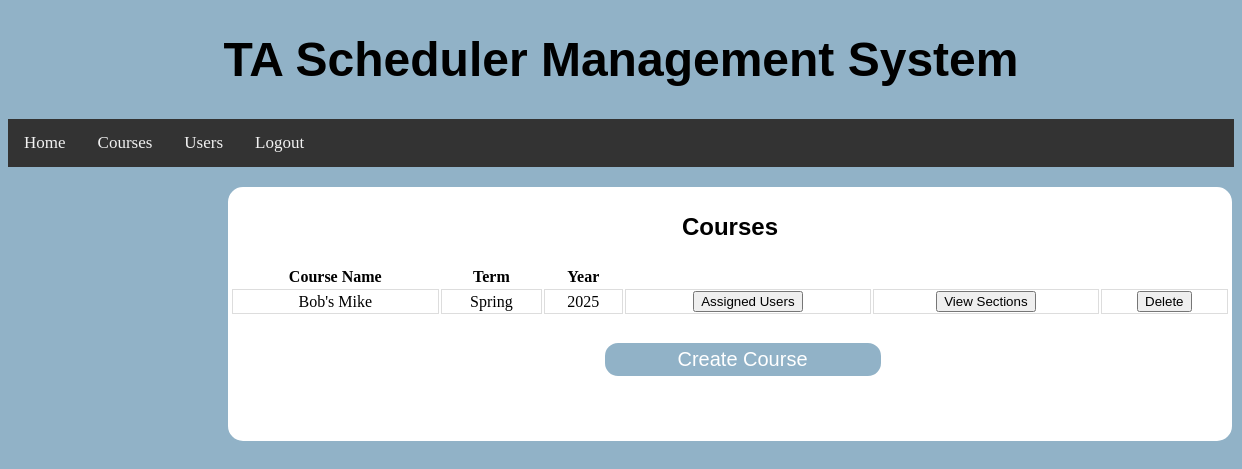
Page /courses/ (signed in) on the committed database.
### BackendWork/models.py (models this page shows, shortened)
class ClassList(models.Model):
    TERM_CHOICES = (('Summer', 'SUMMER'), ('Fall', 'FALL'), ('Winter', 'WINTER'), ('Spring', 'SPRING'))
    name = models.CharField(max_length=20, unique=True)
    term = models.CharField(max_length=30, choices=TERM_CHOICES, default='Fall')
    year = models.IntegerField(default=2022)

### BackendWork/views.py (the view, shortened to what this page needs)
# urls.py: path("courses/", Courses.as_view()),
class Courses(View):
    def get(self, request):
        try:
            request.session["user"]
        except:
            return redirect("/")
        return render(request, "courses.html",
                      {'sessionUser': MyUser.objects.get(username=request.session["user"]),
                       'courses': ClassList.objects.all()})

### templates/courses.html (shortened to what this page needs)
{% load static %}
<!DOCTYPE html>
<html lang="en">
<head>
    <link rel="stylesheet" type="text/css" href="{% static 'css/courses.css' %}"/>
</head>
<div class="navContainer">
    <header class="header">
        <h1><a>TA Scheduler Management System</a></h1>
    </header>
    <div class="navigation">
        <li><a href="/home/">Home</a></li>
        <li><a href="/courses/">Courses</a></li>
        <li><a href="/users/">Users</a></li>
        <li><a href="/">Logout</a></li>
    </div>
</div>
<body>
<div class="container">
    <p class=header>Courses</p>
    <div class="containerbox">
        <table>
            <tr>
                <th>Course Name</th>
                <th>Term</th>
                <th>Year</th>
            </tr>
            <tr>
                {% for i in courses %}
                    <td>{{ i.name }}</td>
                    <td>{{ i.term }}</td>
                    <td>{{ i.year }}</td>
                    <td>
                        <form action="" method="post">
                            <button name="assignedUser" value="{{ i.name }}">Assigned Users</button>
                        </form>
                    </td>
                    <td>
                    <form action="" method="post">
                        <button name="thisCourseSections" value="{{ i.name }}">View Sections</button>
                    </form>
                    </td>
                    <td>
                    {% if sessionUser.role == "Admin" %}
                        <form action="" method="post">
                            <button name="deleteCourse" value="{{ i.name }}">Delete</button>
                        </form>
                    {% endif %}
                    </td>
                    </tr>
                {% endfor %}
        </table>
    </div>
{% if sessionUser.role == "Admin" %}
    <div class="submit-button">
        <a href="../createCourses/"><button name="createCourseSubmit">Create Course</button></a>
    </div>
{% endif %}
</div>
</body>
</html>

### TAScheduler/static/css/courses.css (style rules this page uses)
html { background: rgb(145, 178, 199); }
.navigation { list-style-type: none; background-color: #333; position: sticky; width: 100%; overflow: auto; }
.navigation li a { float: left; color: #f2f2f2; text-align: center; padding: 14px 16px; text-decoration: none; font-size: 17px; background-color: #333; }
.header { font-family: 'Ubuntu', sans-serif; font-weight: bold; font-size: 24px; text-align: center; }
.container { margin-top: 20px; width: 1000px; height: 250px; flex-direction: row; justify-content: center; align-items: center; margin-bottom: 6px; margin-left: 220px; border: 2px solid White; border-radius: 15px; background: white; text-align: center; }
.containerbox { display: grid; gap: 50px; }
.th, td { border-bottom: 1px solid #ddd; border-left: 1px solid #ddd; border-top: 1px solid #ddd; border-right: 1px solid #ddd; }
.submit-button { display: flex; flex-direction: column; margin-right: 55px; margin-top: 25px; }
.submit-button button { font-size: 20px; padding: 5px 15px; border: 2px solid; border-radius: 15px; color: white; background: #91B2C7; width: 280px; cursor: pointer; margin-left: 80px; }

### rows in the picture
ClassList: name "Bob's Mike", term "Spring", year "2025"
